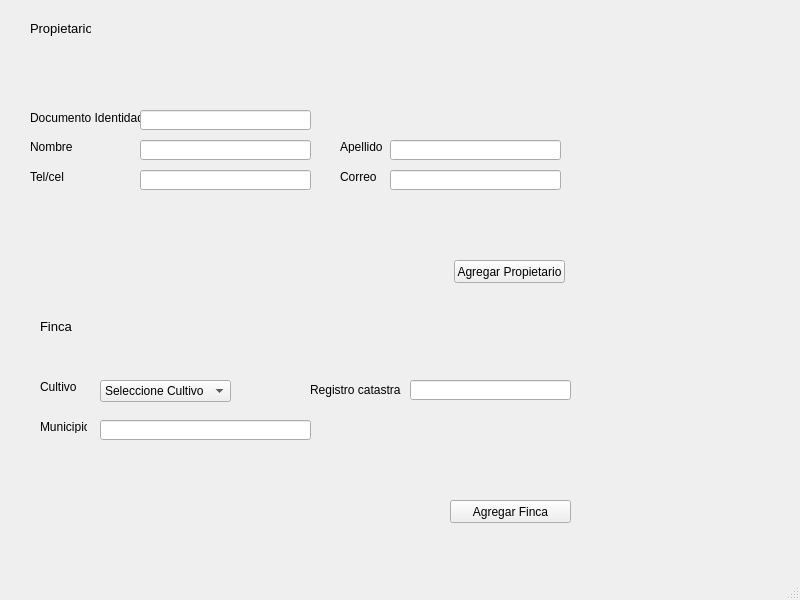
<?xml version="1.0" encoding="UTF-8"?>
<ui version="4.0">
 <class>MainWindow</class>
 <widget class="QMainWindow" name="MainWindow">
  <property name="geometry">
   <rect>
    <x>0</x>
    <y>0</y>
    <width>800</width>
    <height>600</height>
   </rect>
  </property>
  <property name="windowTitle">
   <string>MainWindow</string>
  </property>
  <widget class="QWidget" name="centralwidget">
   <widget class="QLabel" name="label">
    <property name="geometry">
     <rect>
      <x>30</x>
      <y>20</y>
      <width>61</width>
      <height>16</height>
     </rect>
    </property>
    <property name="font">
     <font>
      <pointsize>10</pointsize>
     </font>
    </property>
    <property name="text">
     <string>Propietario</string>
    </property>
   </widget>
   <widget class="QLabel" name="label_2">
    <property name="geometry">
     <rect>
      <x>30</x>
      <y>110</y>
      <width>111</width>
      <height>16</height>
     </rect>
    </property>
    <property name="text">
     <string>Documento Identidad</string>
    </property>
   </widget>
   <widget class="QLabel" name="label_3">
    <property name="geometry">
     <rect>
      <x>30</x>
      <y>140</y>
      <width>47</width>
      <height>13</height>
     </rect>
    </property>
    <property name="text">
     <string>Nombre</string>
    </property>
   </widget>
   <widget class="QLabel" name="label_4">
    <property name="geometry">
     <rect>
      <x>30</x>
      <y>170</y>
      <width>47</width>
      <height>13</height>
     </rect>
    </property>
    <property name="text">
     <string>Tel/cel</string>
    </property>
   </widget>
   <widget class="QLabel" name="label_5">
    <property name="geometry">
     <rect>
      <x>340</x>
      <y>140</y>
      <width>47</width>
      <height>13</height>
     </rect>
    </property>
    <property name="text">
     <string>Apellido</string>
    </property>
   </widget>
   <widget class="QLabel" name="label_6">
    <property name="geometry">
     <rect>
      <x>340</x>
      <y>170</y>
      <width>47</width>
      <height>13</height>
     </rect>
    </property>
    <property name="text">
     <string>Correo</string>
    </property>
   </widget>
   <widget class="QLineEdit" name="id">
    <property name="geometry">
     <rect>
      <x>140</x>
      <y>110</y>
      <width>171</width>
      <height>20</height>
     </rect>
    </property>
   </widget>
   <widget class="QLineEdit" name="Nombre">
    <property name="geometry">
     <rect>
      <x>140</x>
      <y>140</y>
      <width>171</width>
      <height>20</height>
     </rect>
    </property>
   </widget>
   <widget class="QLineEdit" name="Tel">
    <property name="geometry">
     <rect>
      <x>140</x>
      <y>170</y>
      <width>171</width>
      <height>20</height>
     </rect>
    </property>
   </widget>
   <widget class="QLineEdit" name="Apellido">
    <property name="geometry">
     <rect>
      <x>390</x>
      <y>140</y>
      <width>171</width>
      <height>20</height>
     </rect>
    </property>
   </widget>
   <widget class="QLineEdit" name="Correo">
    <property name="geometry">
     <rect>
      <x>390</x>
      <y>170</y>
      <width>171</width>
      <height>20</height>
     </rect>
    </property>
   </widget>
   <widget class="QPushButton" name="Agregarpropietario">
    <property name="geometry">
     <rect>
      <x>454</x>
      <y>260</y>
      <width>111</width>
      <height>23</height>
     </rect>
    </property>
    <property name="text">
     <string>Agregar Propietario</string>
    </property>
   </widget>
   <widget class="QLabel" name="label_7">
    <property name="geometry">
     <rect>
      <x>40</x>
      <y>320</y>
      <width>47</width>
      <height>13</height>
     </rect>
    </property>
    <property name="font">
     <font>
      <pointsize>10</pointsize>
     </font>
    </property>
    <property name="text">
     <string>Finca</string>
    </property>
   </widget>
   <widget class="QLabel" name="label_8">
    <property name="geometry">
     <rect>
      <x>40</x>
      <y>380</y>
      <width>47</width>
      <height>13</height>
     </rect>
    </property>
    <property name="text">
     <string>Cultivo</string>
    </property>
   </widget>
   <widget class="QLabel" name="label_9">
    <property name="geometry">
     <rect>
      <x>40</x>
      <y>420</y>
      <width>47</width>
      <height>13</height>
     </rect>
    </property>
    <property name="text">
     <string>Municipio</string>
    </property>
   </widget>
   <widget class="QLabel" name="label_10">
    <property name="geometry">
     <rect>
      <x>310</x>
      <y>380</y>
      <width>91</width>
      <height>20</height>
     </rect>
    </property>
    <property name="text">
     <string>Registro catastral</string>
    </property>
   </widget>
   <widget class="QComboBox" name="Seleccionecultivo">
    <property name="geometry">
     <rect>
      <x>100</x>
      <y>380</y>
      <width>131</width>
      <height>22</height>
     </rect>
    </property>
    <item>
     <property name="text">
      <string>Seleccione Cultivo</string>
     </property>
    </item>
    <item>
     <property name="text">
      <string>Girasoles</string>
     </property>
    </item>
    <item>
     <property name="text">
      <string>Ortencia</string>
     </property>
    </item>
    <item>
     <property name="text">
      <string>Margaritas</string>
     </property>
    </item>
    <item>
     <property name="text">
      <string>Novio</string>
     </property>
    </item>
    <item>
     <property name="text">
      <string>Rosa</string>
     </property>
    </item>
    <item>
     <property name="text">
      <string>Orquideas</string>
     </property>
    </item>
    <item>
     <property name="text">
      <string>Bambu</string>
     </property>
    </item>
    <item>
     <property name="text">
      <string>Follage</string>
     </property>
    </item>
    <item>
     <property name="text">
      <string/>
     </property>
    </item>
   </widget>
   <widget class="QLineEdit" name="Municipio">
    <property name="geometry">
     <rect>
      <x>100</x>
      <y>420</y>
      <width>211</width>
      <height>20</height>
     </rect>
    </property>
   </widget>
   <widget class="QLineEdit" name="Registrocatastral">
    <property name="geometry">
     <rect>
      <x>410</x>
      <y>380</y>
      <width>161</width>
      <height>20</height>
     </rect>
    </property>
   </widget>
   <widget class="QPushButton" name="Agregarfinca">
    <property name="geometry">
     <rect>
      <x>450</x>
      <y>500</y>
      <width>121</width>
      <height>23</height>
     </rect>
    </property>
    <property name="text">
     <string>Agregar Finca</string>
    </property>
   </widget>
  </widget>
  <widget class="QMenuBar" name="menubar">
   <property name="geometry">
    <rect>
     <x>0</x>
     <y>0</y>
     <width>800</width>
     <height>21</height>
    </rect>
   </property>
  </widget>
  <widget class="QStatusBar" name="statusbar"/>
 </widget>
 <resources/>
 <connections/>
</ui>
